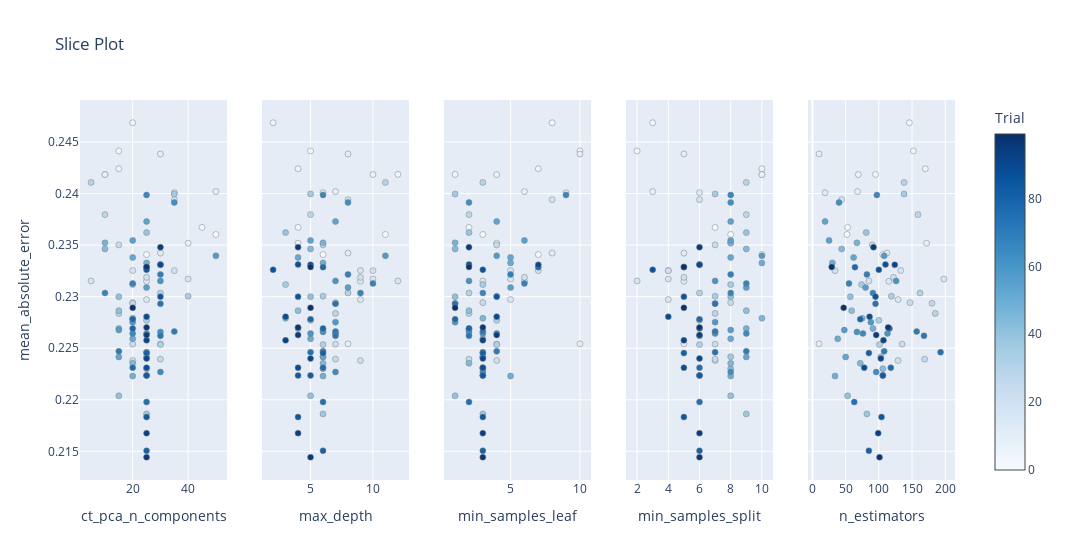

The code cell stored with this chart in its notebook:
### Code cell
params = ["n_estimators", "max_depth", "min_samples_split", 'min_samples_leaf', 'ct_pca_n_components' ]
optuna.visualization.plot_slice(study, params=params, target_name="mean_absolute_error")
